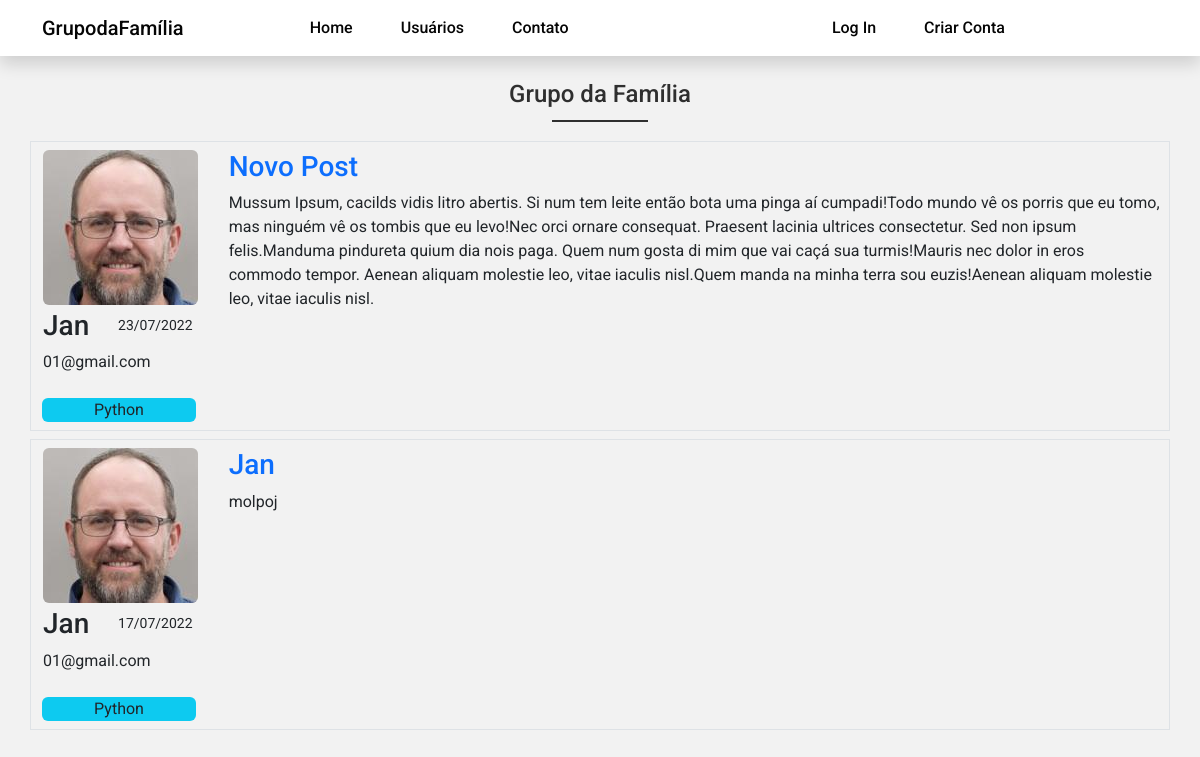
Before: / with the older database file.
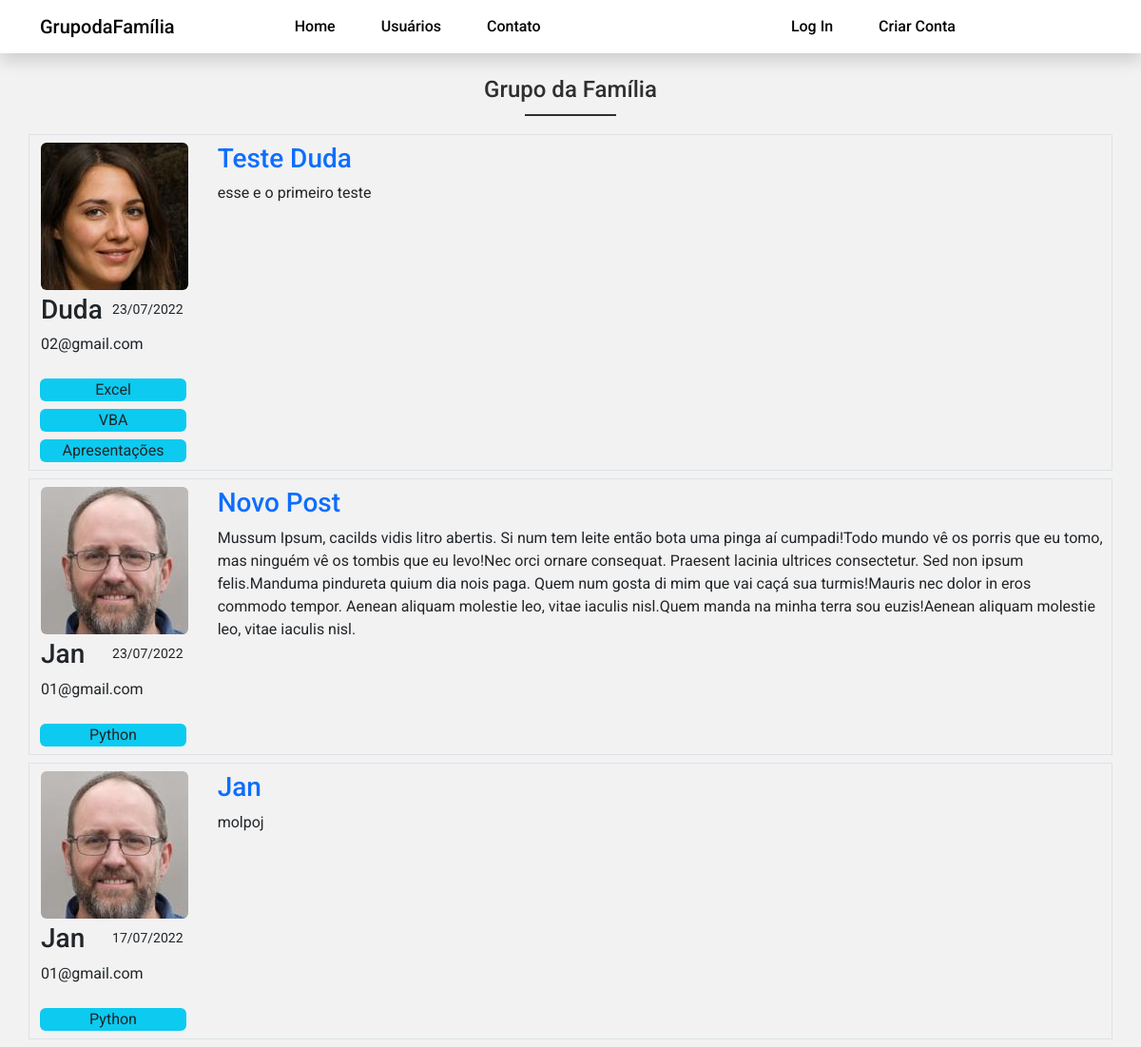
After: the same page with the newer database file.
### dafamilia/models.py (models this page shows, shortened)
class Post(database.Model):
    id = database.Column(database.Integer, primary_key=True)
    titulo = database.Column(database.Integer, nullable=False)
    corpo = database.Column(database.Text, nullable=False)
    data_criacao = database.Column(
        database.DateTime, nullable=False, default=datetime.utcnow)
    id_usuario = database.Column(
        database.Integer, database.ForeignKey('usuario.id'), nullable=False)

class Usuario(database.Model, UserMixin):
    id = database.Column(database.Integer, primary_key=True)
    username = database.Column(database.String, nullable=False)
    email = database.Column(database.String, nullable=False, unique=True)
    senha = database.Column(database.String, nullable=False)
    foto_perfil = database.Column(database.String, default='default.jpg')
    posts = database.relationship('Post', backref='autor', lazy=True)
    cursos = database.Column(database.String, nullable=False, default='Não Informado')

### dafamilia/routes.py (the view)
@app.route('/')
def home():
    posts = Post.query.order_by(Post.id.desc())
    return render_template('home.html', posts=posts)

### dafamilia/templates/home.html (shortened to what this page needs)
{% extends 'base.html' %}
{% block body %}
    <h1 class="page-h1">Grupo da Família</h1>
    <div class="container">
        {% for post in posts %}
            <div class="row border mb-2">
                <div class="col-2">
                    <div class="pt-2">
                        <img src="{{ url_for('static', filename='fotos_perfil/{}'.format(post.autor.foto_perfil)) }}" class="img-fluid rounded">
                        <div class="row">
                            <div class="col-5">
                                <h3 class="mt-1">{{ post.autor.username }}</h3>
                                <address>{{post.autor.email}}</address>
                            </div>
                            <div class="col-7 p-2">
                                <span class="text-start"><small>{{ post.data_criacao.strftime('%d/%m/%Y') }}</small></span>
                            </div>
                        </div>
                    </div>
                    <div class="row cursos me-3 ps-2 mb-2">
                            {% for curso in post.autor.cursos.split(';') %}
                                <span class="bg-info mt-2 text-center text-gray text-light-dark rounded">{{ curso }}</span>
                            {% endfor %}
                    </div>
                </div>
                <div class="col-10 p-2">
                    <a class="post-name " href="{{ url_for('exibir_post', post_id=post.id) }}">
                        <h3>{{ post.titulo }}</h3>
                    </a>
                    <p>{{ post.corpo }}</p>
                </div>
            </div>
        {% endfor %}
    </div>
{% endblock %}

### dafamilia/templates/base.html (shortened to what this page needs)
<!DOCTYPE html>
<html lang="pt-br">
  <head>
    {{ bootstrap.load_css() }}
    <link rel="stylesheet" href="{{url_for('static', filename='main.css')}}" />
  </head>
<body>
    {% include 'navbar.html' %}
    {% block body %}
    {% endblock %}
</body>
</html>

### dafamilia/templates/navbar.html (shortened to what this page needs)
   <nav class="navbar navbar-expand-lg fixed-top bg-primary-color shadow" id="navbar">
        <div class="container">
			<a class="navbar-brand primary-color" href="{{ url_for('home') }}">GrupodaFamília</a>
            <div class="collapse navbar-collapse" id="navbar-items">
                <ul class="navbar-nav me-auto mb-2 mb-lg-0">
                    <li class="nav-item">
						<a class="nav-link primary-color" href="{{ url_for('home') }}">Home</a>
					</li>
                    <li class="nav-item">
						<a class="nav-link primary-color" href="{{ url_for('usuarios') }}">Usuários</a>
					</li>
                    <li class="nav-item">
						<a class="nav-link primary-color" href="{{ url_for('contato') }}">Contato</a>
					</li>
				</ul>
				<ul class="navbar-nav d-flex">
					{% if current_user.is_authenticated %}
						<li class="nav-item">
							<a class="nav-link primary-color login" href="{{ url_for('criar_post') }}">Criar Post</a>
						</li>
						<li class="nav-item dropdown">
							<a class="nav-link  primary-color dropdown-toggle" href="#" id="navbarDropdownMenuLink" role="button" data-bs-toggle="dropdown" aria-expanded="false">
								{{ current_user.username}}
							</a>
							<ul class="dropdown-menu" aria-labelledby="navbarDropdownMenuLink">
								<li>
									<a class="dropdown-item primary-color" href="{{ url_for('perfil') }}">Perfil</a>
								</li>
								<li>
									<a class="dropdown-item primary-color" href="{{ url_for('sair') }}">Sair</a>
								</li>
							</ul>
						</li>
					{% else %}
						<li class="nav-item">
							<a class="nav-link primary-color" href="{{ url_for('login') }}">Log In</a>
						</li>
						<li class="nav-item">
							<a class="nav-link primary-color" href="{{ url_for('login') }}">Criar Conta</a>
						</li>
					{% endif %}
				</ul>
            </div>
        </div>
    </nav>

### dafamilia/static/main.css (style rules this page uses)
* { font-family: 'Roboto', sans-serif; }
body { background-color: #f2f2f2; }
.bg-primary-color { background-color: #fff; }
.primary-color { color: #050505; }
.page-h1 { display: flex; justify-content: center; margin: 5rem 0 2rem; color: #2f2f2f; font-size: 1.5rem; font-weight: 500; position:relative; }
.page-h1::after { width: 6rem; border-bottom: 2px solid #2f2f2f; content: ''; position: absolute; top: 2.5rem; }
#navbar { box-shadow: 2px 2px 2px 1px rgba(0, 0, 0, 0.1); font-weight: 500; font-size: 1rem; margin-bottom: 3rem; }
.navbar-brand { display: flex; }
#navbar-items .navbar-nav { display: flex; justify-content: center; width: 100%; }
#navbar-items .nav-item { margin: 0 1em; }
.cursos span { margin: 0 0.2rem; }
.post-name { text-decoration: none; }

Changed rows visible on the page:
added Post: foto_perfil (picture), autor.username "Duda", autor.email "02@gmail.com", data_criacao "23/07/2022", curso "Excel" "VBA" "Apresentações", titulo "Teste Duda", corpo "esse e o primeiro teste"
